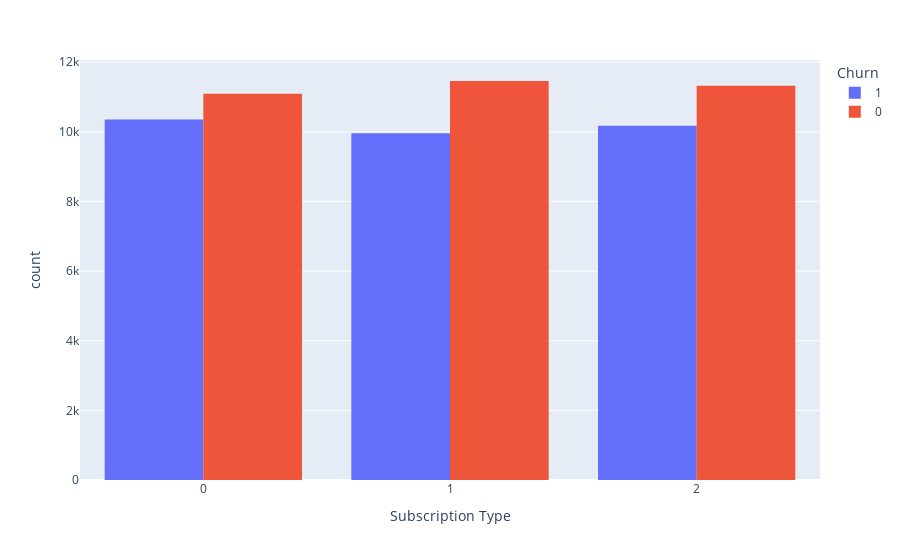

This figure's notebook cell:
### Code cell
# هنا رسمة الشيرن بناءا على نوع الاشتراك

## وقفت هنا، شوف بقى لو في أضافات عندك ولا تعديلات
# ومش متأكد برضوا الحقيقة إحنا كدا خلاص ولا مفروض نعمل حاجة كمان كتحيليل مبدئي.

px.histogram(df, x='Subscription Type', color='Churn', barmode='group')

### Figure 1 — Plotly figure (JSON) as saved in the notebook; plotly's stock layout.template omitted (floating-point values rounded to 4 significant figures; data arrays with more than 128 entries replaced by an {"elided": "..."} marker saying what was removed)
{"data": [{"alignmentgroup": "True", "bingroup": "x", "hovertemplate": "Churn=1<br>Subscription Type=%{x}<br>count=%{y}<extra></extra>", "legendgroup": "1", "marker": {"color": "#636efa", "pattern": {"shape": ""}}, "name": "1", "offsetgroup": "1", "orientation": "v", "showlegend": true, "type": "histogram", "x": {"elided": "30493 int values"}, "xaxis": "x", "yaxis": "y"}, {"alignmentgroup": "True", "bingroup": "x", "hovertemplate": "Churn=0<br>Subscription Type=%{x}<br>count=%{y}<extra></extra>", "legendgroup": "0", "marker": {"color": "#EF553B", "pattern": {"shape": ""}}, "name": "0", "offsetgroup": "0", "orientation": "v", "showlegend": true, "type": "histogram", "x": {"elided": "33881 int values"}, "xaxis": "x", "yaxis": "y"}], "layout": {"barmode": "group", "legend": {"title": {"text": "Churn"}, "tracegroupgap": 0}, "margin": {"t": 60}, "xaxis": {"anchor": "y", "domain": [0, 1], "title": {"text": "Subscription Type"}}, "yaxis": {"anchor": "x", "domain": [0, 1], "title": {"text": "count"}}}}
